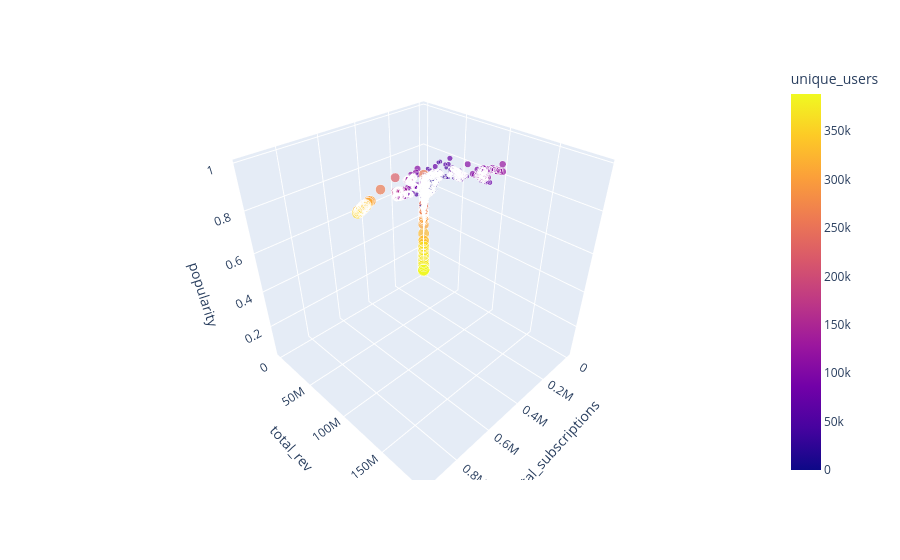

This figure's notebook cell:
### Code cell
import plotly.express as px

fig = px.scatter_3d(
    data,
    x='total_subscriptions',
    y='total_rev',
    z='popularity',
    color='unique_users',
    size='unique_users',
    hover_name='bundle_name'
)

fig.show()

### Figure 1 — Plotly figure (JSON) as saved in the notebook; plotly's stock layout.template omitted (floating-point values rounded to 4 significant figures; data arrays with more than 128 entries replaced by an {"elided": "..."} marker saying what was removed)
{"data": [{"hovertemplate": "<b>%{hovertext}</b><br><br>total_subscriptions=%{x}<br>total_rev=%{y}<br>popularity=%{z}<br>unique_users=%{marker.color}<extra></extra>", "hovertext": {"elided": "37255 str values"}, "legendgroup": "", "marker": {"color": {"elided": "37255 int values"}, "coloraxis": "coloraxis", "size": {"elided": "37255 int values"}, "sizemode": "area", "sizeref": 970.7, "symbol": "circle"}, "mode": "markers", "name": "", "scene": "scene", "showlegend": false, "type": "scatter3d", "x": {"elided": "37255 int values"}, "y": {"elided": "37255 float values"}, "z": {"elided": "37255 float values"}}], "layout": {"coloraxis": {"colorbar": {"title": {"text": "unique_users"}}, "colorscale": [[0, "#0d0887"], [0.1111, "#46039f"], [0.2222, "#7201a8"], [0.3333, "#9c179e"], [0.4444, "#bd3786"], [0.5556, "#d8576b"], [0.6667, "#ed7953"], [0.7778, "#fb9f3a"], [0.8889, "#fdca26"], [1, "#f0f921"]]}, "legend": {"itemsizing": "constant", "tracegroupgap": 0}, "margin": {"t": 60}, "scene": {"domain": {"x": [0, 1], "y": [0, 1]}, "xaxis": {"title": {"text": "total_subscriptions"}}, "yaxis": {"title": {"text": "total_rev"}}, "zaxis": {"title": {"text": "popularity"}}}}}
